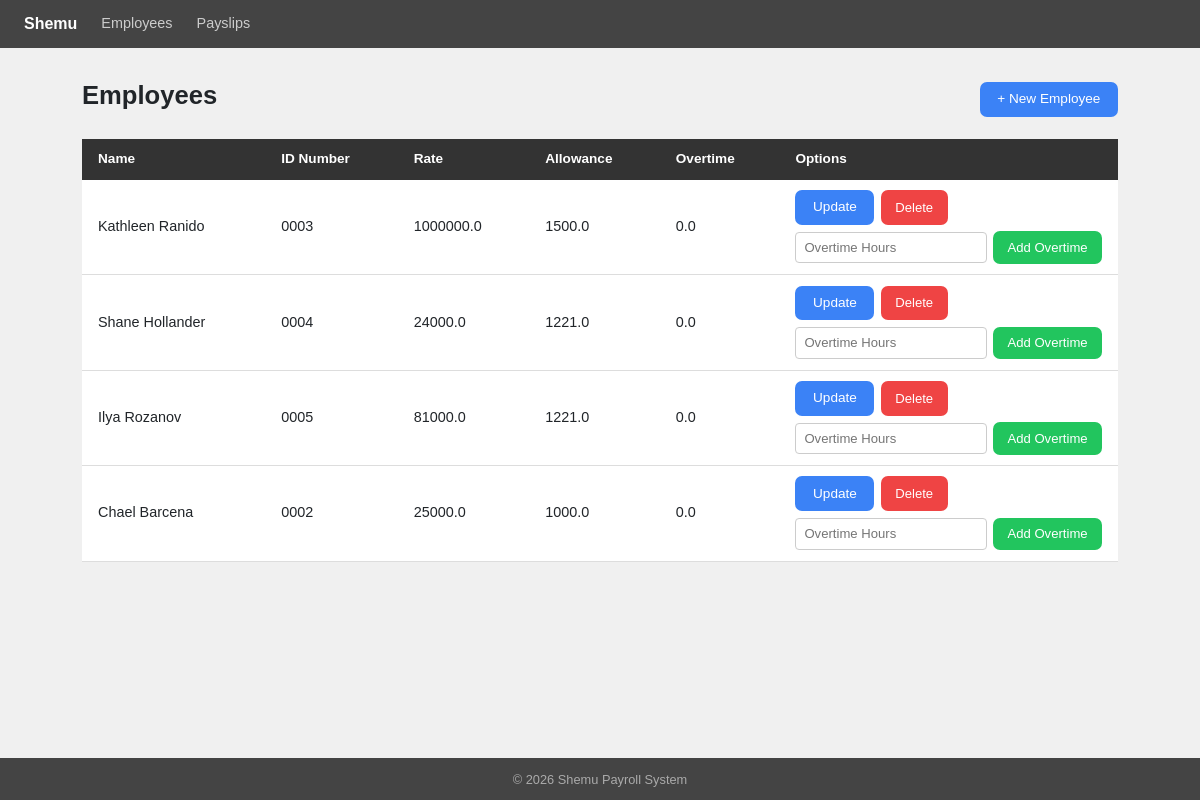
The app's page /, older data.
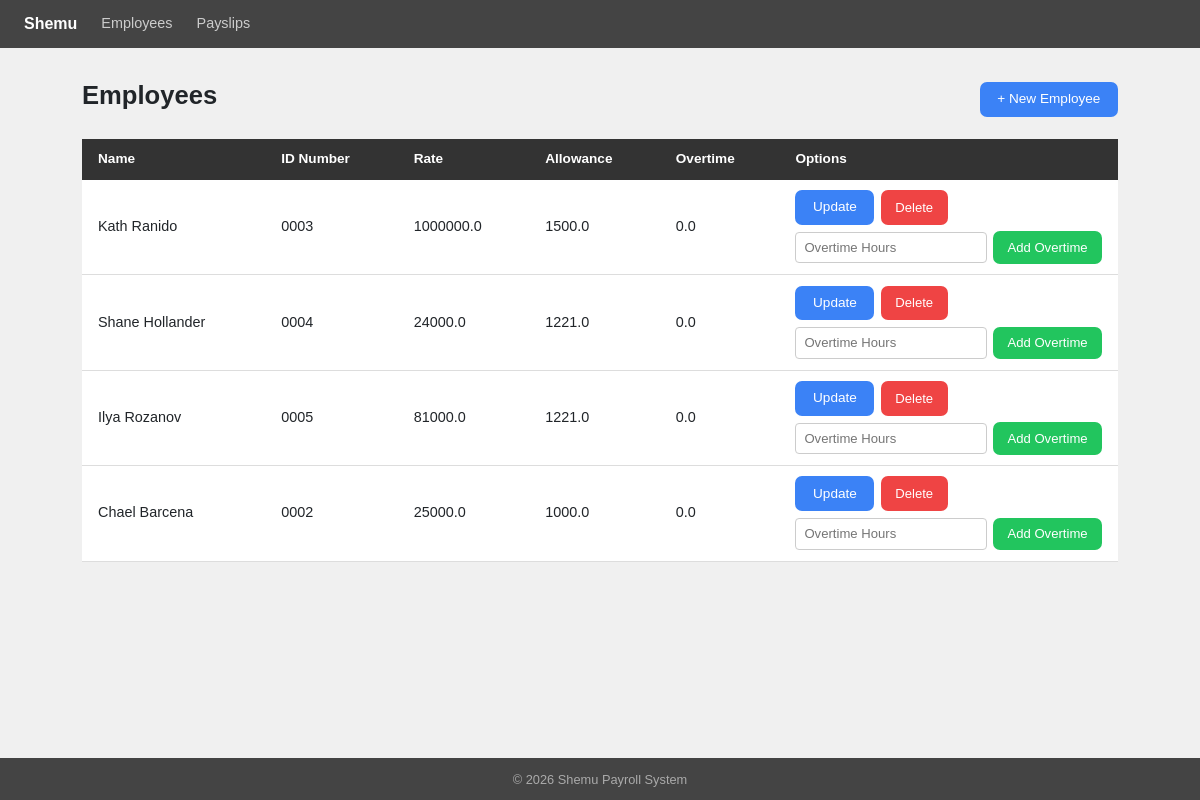
The same page, newer data.
### payroll_app/models.py (models this page shows, shortened)
class Employee(models.Model):
    name = models.CharField(max_length=100)
    id_number = models.CharField(max_length=50, unique=True)
    rate = models.FloatField()
    overtime_pay = models.FloatField(null=True, blank=True)
    allowance = models.FloatField(null=True, blank=True)
    def getName(self):
        return self.name
    def getID(self):
        return self.id_number
    def getRate(self):
        return self.rate
    def getOvertime(self):
        return self.overtime_pay
    def getAllowance(self):
        return self.allowance

### payroll_app/views.py (the view)
# urls.py: path('',                           views.employees,       name='employees'),
def employees(request):
    all_employees = Employee.objects.all()
    context = {'employees': all_employees}
    return render(request, 'payroll_app/employees.html', context)

### payroll_app/templates/payroll_app/employees.html (shortened to what this page needs)
{% extends 'payroll_app/base.html' %}
{% block content %}
<div class="page-heading">
  <h1>Employees</h1>
  <a href="{% url 'create_employee' %}" class="btn-shemu-primary">+ New Employee</a>
</div>
<div class="shemu-table-wrap">
  <table class="shemu-table">
    <thead>
      <tr>
        <th>Name</th>
        <th>ID Number</th>
        <th>Rate</th>
        <th>Allowance</th>
        <th>Overtime</th>
        <th>Options</th>
      </tr>
    </thead>
    <tbody>
      {% for emp in employees %}
      <tr>
        <td>{{ emp.getName }}</td>
        <td>{{ emp.getID }}</td>
        <td>{{ emp.getRate }}</td>
        <td>{{ emp.getAllowance }}</td>
        <td>{{ emp.getOvertime }}</td>
        <td>
          <div style="display:flex; gap:.4rem; flex-wrap:wrap;">
            <a href="{% url 'update_employee' emp.pk %}" class="btn-shemu-primary">Update</a>
            <button class="btn-shemu-danger" popovertarget="confirm-{{ emp.pk }}">Delete</button>
    </div>
          <form method="post" action="{% url 'add_overtime' emp.pk %}" class="overtime-row">
            <input
              type="number"
              name="overtime_hours"
              placeholder="Overtime Hours"
              min="0"
              step="0.01"
              required
            />
            <button type="submit" class="btn-shemu-success">Add Overtime</button>
          </form>
        </td>
      </tr>
      {% empty %}
      <tr>
        <td colspan="6" style="text-align:center; color:#94a3b8; padding:2rem;">
          No employees found. <a href="{% url 'create_employee' %}">Add one now.</a>
        </td>
      </tr>
      {% endfor %}
    </tbody>
  </table>
</div>
{% endblock %}

Row changes from the older to the newer data that the page shows:
changed Employee: getName "Kathleen Ranido" → "Kath Ranido"
